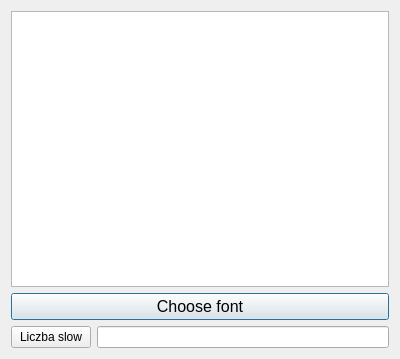
<?xml version="1.0" encoding="UTF-8"?>
<ui version="4.0">
 <class>Dialog</class>
 <widget class="QDialog" name="Dialog">
  <property name="geometry">
   <rect>
    <x>0</x>
    <y>0</y>
    <width>400</width>
    <height>359</height>
   </rect>
  </property>
  <property name="windowTitle">
   <string>Dialog</string>
  </property>
  <layout class="QVBoxLayout" name="verticalLayout">
   <item>
    <widget class="QTextEdit" name="textEdit"/>
   </item>
   <item>
    <widget class="QPushButton" name="pushButton">
     <property name="font">
      <font>
       <pointsize>12</pointsize>
      </font>
     </property>
     <property name="text">
      <string>Choose font</string>
     </property>
    </widget>
   </item>
   <item>
    <layout class="QHBoxLayout" name="horizontalLayout">
     <item>
      <widget class="QPushButton" name="pushButton_2">
       <property name="text">
        <string>Liczba slow</string>
       </property>
      </widget>
     </item>
     <item>
      <widget class="QLineEdit" name="lineEdit"/>
     </item>
    </layout>
   </item>
  </layout>
 </widget>
 <resources/>
 <connections/>
</ui>
